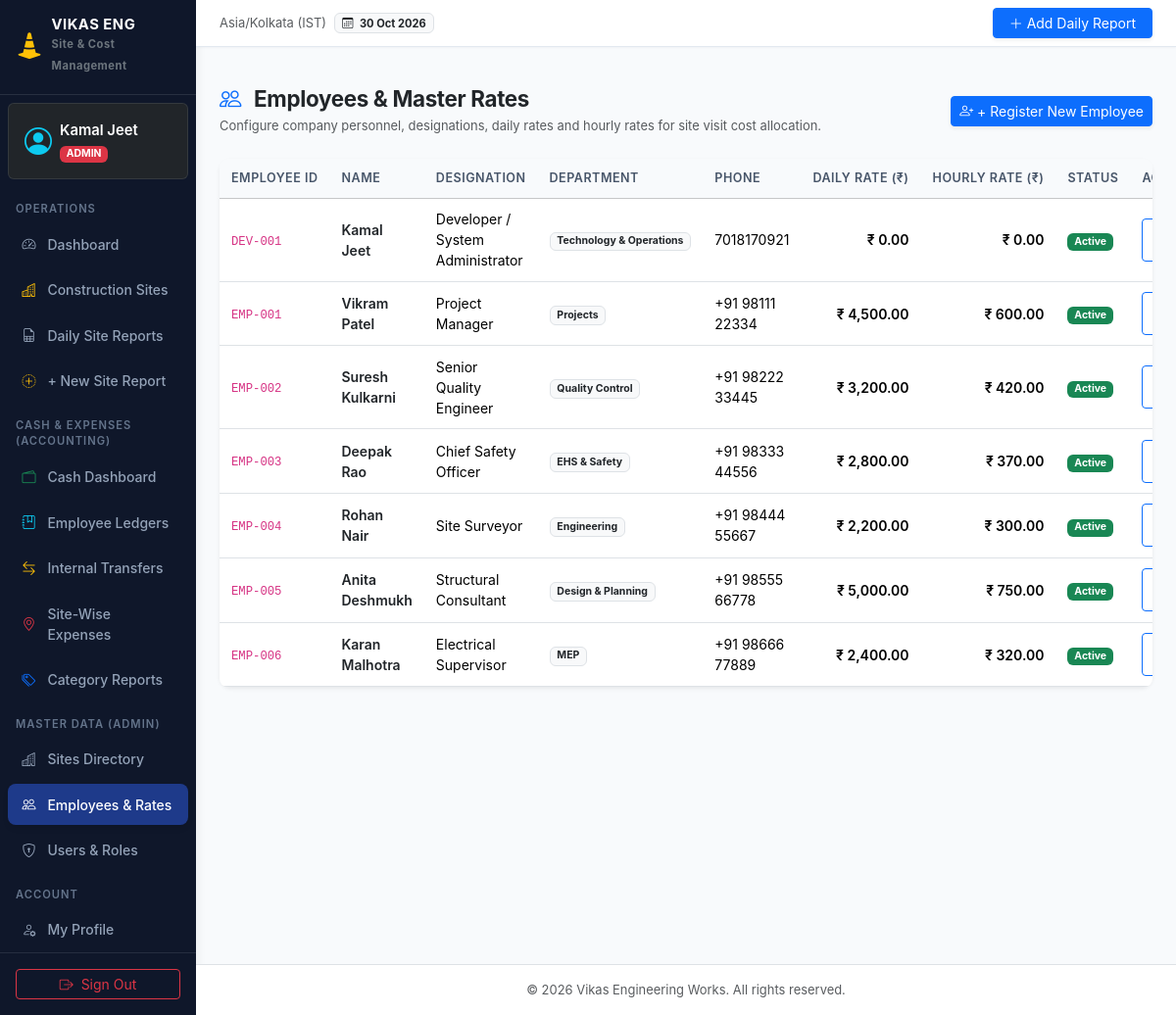
The app's page /master/employees/ (signed in) with its own data.
### reports/models.py (models this page shows, shortened)
class UserProfile(models.Model):
    user = models.OneToOneField(User, on_delete=models.CASCADE, related_name='profile')
    role = models.CharField(max_length=20, choices=UserRole.choices, default=UserRole.SITE_ENGINEER)
    designation = models.CharField(max_length=100, blank=True)
    phone = models.CharField(max_length=20, blank=True)
    assigned_sites = models.ManyToManyField('Site', blank=True, related_name='assigned_engineers')
    @property
    def is_site_engineer(self):
        return self.role == UserRole.SITE_ENGINEER
    @property
    def is_admin(self):
        return self.role == UserRole.ADMIN or self.user.is_superuser
    @property
    def is_management(self):
        return self.role == UserRole.MANAGEMENT or self.role == UserRole.ADMIN or self.user.is_superuser

class Employee(models.Model):
    employee_id = models.CharField(max_length=50, unique=True)
    name = models.CharField(max_length=150)
    designation = models.CharField(max_length=100)
    department = models.CharField(max_length=100, blank=True)
    phone = models.CharField(max_length=20, blank=True)
    daily_rate = models.DecimalField(max_digits=10, decimal_places=2, default=Decimal('0.00'), help_text="Configured daily rate in INR")
    hourly_rate = models.DecimalField(max_digits=10, decimal_places=2, default=Decimal('0.00'), help_text="Configured hourly rate in INR")
    is_active = models.BooleanField(default=True)
    created_at = models.DateTimeField(auto_now_add=True)
    updated_at = models.DateTimeField(auto_now=True)
    class Meta:
        ordering = ['name']

### reports/views.py (the view)
# urls.py: path('master/employees/', views.employee_list_view, name='employee_list'),
@login_required
@admin_required
def employee_list_view(request):
    employees = Employee.objects.annotate(visits_count=Count('site_visits')).all()
    return render(request, 'master/employee_list.html', {'employees': employees})

### templates/master/employee_list.html (shortened to what this page needs)
{% extends 'base.html' %}
{% load custom_filters %}
{% block content %}
<div class="d-flex flex-column flex-md-row justify-content-between align-items-md-center gap-3 mb-4">
    <div>
        <h3 class="fw-bold text-dark mb-1">
            <i class="bi bi-people text-primary me-2"></i> Employees & Master Rates
        </h3>
        <p class="text-muted small mb-0">Configure company personnel, designations, daily rates and hourly rates for site visit cost allocation.</p>
    </div>
    <div>
        <a href="{% url 'employee_create' %}" class="btn btn-primary btn-sm shadow-sm">
            <i class="bi bi-person-plus"></i> + Register New Employee
        </a>
    </div>
</div>
<div class="card shadow-sm border-0">
    <div class="card-body p-0">
        <div class="table-responsive">
            <table class="table table-hover align-middle mb-0">
                <thead class="table-light">
                    <tr>
                        <th>Employee ID</th>
                        <th>Name</th>
                        <th>Designation</th>
                        <th>Department</th>
                        <th>Phone</th>
                        <th class="text-end">Daily Rate (₹)</th>
                        <th class="text-end">Hourly Rate (₹)</th>
                        <th>Status</th>
                        <th class="text-center">Action</th>
                    </tr>
                </thead>
                <tbody>
                    {% for emp in employees %}
                    <tr>
                        <td><code>{{ emp.employee_id }}</code></td>
                        <td class="fw-semibold text-dark">{{ emp.name }}</td>
                        <td>{{ emp.designation }}</td>
                        <td><span class="badge bg-light text-dark border">{{ emp.department|default:"Engineering" }}</span></td>
                        <td class="small">{{ emp.phone|default:"-" }}</td>
                        <td class="text-end fw-semibold currency-inr">{{ emp.daily_rate|inr_format }}</td>
                        <td class="text-end fw-semibold currency-inr">{{ emp.hourly_rate|inr_format }}</td>
                        <td>
                            {% if emp.is_active %}
                                <span class="badge bg-success">Active</span>
                            {% else %}
                                <span class="badge bg-secondary">Inactive</span>
                            {% endif %}
                        </td>
                        <td class="text-center">
                            <a href="{% url 'employee_edit' emp.id %}" class="btn btn-sm btn-outline-primary py-0 px-2">
                            </a>
                        </td>
                    </tr>
                    {% empty %}
                    <tr>
                        <td colspan="9" class="text-center py-4 text-muted">No employees registered.</td>
                    </tr>
                    {% endfor %}
                </tbody>
            </table>
        </div>
    </div>
</div>
{% endblock %}

### templates/base.html (shortened to what this page needs)
{% load static custom_filters %}
<!DOCTYPE html>
<html lang="en">
<head>
    <link href="https://cdn.jsdelivr.net/npm/bootstrap@5.3.3/dist/css/bootstrap.min.css" rel="stylesheet">
    <link rel="stylesheet" href="https://cdn.jsdelivr.net/npm/bootstrap-icons@1.11.3/font/bootstrap-icons.min.css">
    <link rel="stylesheet" href="{% static 'css/custom.css' %}">
</head>
<body>
    <div class="container-fluid p-0">
        <div class="row g-0">
            {% if user.is_authenticated %}
            <aside class="col-md-3 col-lg-2 sidebar no-print" id="sidebarMenu">
                <div class="d-flex flex-column h-100">
                    <div class="sidebar-brand d-flex align-items-center justify-content-between">
                        <a href="{% url 'dashboard' %}" class="text-decoration-none d-flex align-items-center gap-2 text-white">
                            <i class="bi bi-cone-striped fs-3 text-warning"></i>
                            <div>
                                <div class="lh-1 text-white fw-bold">VIKAS ENG</div>
                                <small class="text-secondary" style="font-size: 0.7rem;">Site & Cost Management</small>
                            </div>
                        </a>
                    </div>
                    <div class="p-3 mx-2 my-2 rounded bg-dark border border-secondary border-opacity-25 text-white">
                        <div class="d-flex align-items-center gap-2">
                            <i class="bi bi-person-circle fs-3 text-info"></i>
                            <div class="overflow-hidden">
                                <div class="fw-semibold text-truncate">{{ user.get_full_name|default:user.username }}</div>
                                <span class="badge {{ current_role|role_badge_class }} text-uppercase" style="font-size: 0.65rem;">
                                    {{ user_profile.get_role_display|default:current_role }}
                                </span>
                            </div>
                        </div>
                    </div>
                    <ul class="nav flex-column mb-auto">
                        <li class="sidebar-section-title">Operations</li>
                        <li class="nav-item">
                            <a class="nav-link {% if request.resolver_match.url_name == 'dashboard' %}active{% endif %}" href="{% url 'dashboard' %}">
                                <i class="bi bi-speedometer2"></i> Dashboard
                            </a>
                        </li>
                        <li class="nav-item">
                            <a class="nav-link {% if request.resolver_match.url_name == 'site_list' or request.resolver_match.url_name == 'site_detail' %}active{% endif %}" href="{% url 'site_list' %}">
                                <i class="bi bi-buildings text-warning"></i> Construction Sites
                            </a>
                        </li>
                        <li class="nav-item">
                            <a class="nav-link {% if request.resolver_match.url_name == 'report_list' %}active{% endif %}" href="{% url 'report_list' %}">
                                <i class="bi bi-file-earmark-spreadsheet"></i> Daily Site Reports
                            </a>
                        </li>
                        <li class="nav-item">
                            <a class="nav-link {% if request.resolver_match.url_name == 'report_create' %}active{% endif %}" href="{% url 'report_create' %}">
                                <i class="bi bi-plus-circle-dotted text-warning"></i> + New Site Report
                            </a>
                        </li>
                        <li class="sidebar-section-title">Cash & Expenses (Accounting)</li>
                        <li class="nav-item">
                            <a class="nav-link {% if request.resolver_match.app_name == 'expenses' and request.resolver_match.url_name == 'dashboard' %}active{% endif %}" href="{% url 'expenses:dashboard' %}">
                                <i class="bi bi-wallet2 text-success"></i> Cash Dashboard
                            </a>
                        </li>
                        <li class="nav-item">
                            <a class="nav-link {% if request.resolver_match.app_name == 'expenses' and 'ledger' in request.resolver_match.url_name %}active{% endif %}" href="{% url 'expenses:ledger_list' %}">
                                <i class="bi bi-journal-bookmark text-info"></i> Employee Ledgers
                            </a>
                        </li>
                        <li class="nav-item">
                            <a class="nav-link {% if request.resolver_match.app_name == 'expenses' and request.resolver_match.url_name == 'transfers_list' %}active{% endif %}" href="{% url 'expenses:transfers_list' %}">
                                <i class="bi bi-arrow-left-right text-warning"></i> Internal Transfers
                            </a>
                        </li>
                        <li class="nav-item">
                            <a class="nav-link {% if request.resolver_match.app_name == 'expenses' and request.resolver_match.url_name == 'site_reports' %}active{% endif %}" href="{% url 'expenses:site_reports' %}">
                                <i class="bi bi-geo-alt text-danger"></i> Site-Wise Expenses
                            </a>
                        </li>
                        <li class="nav-item">
                            <a class="nav-link {% if request.resolver_match.app_name == 'expenses' and request.resolver_match.url_name == 'category_reports' %}active{% endif %}" href="{% url 'expenses:category_reports' %}">
                                <i class="bi bi-tags text-primary"></i> Category Reports
                            </a>
                        </li>
                        {% if is_admin %}
                        <li class="sidebar-section-title">Master Data (Admin)</li>
                        <li class="nav-item">
                            <a class="nav-link {% if 'site' in request.resolver_match.url_name and 'report' not in request.resolver_match.url_name %}active{% endif %}" href="{% url 'site_list' %}">
                                <i class="bi bi-buildings"></i> Sites Directory
                            </a>
                        </li>
                        <li class="nav-item">
                            <a class="nav-link {% if 'employee' in request.resolver_match.url_name %}active{% endif %}" href="{% url 'employee_list' %}">
                                <i class="bi bi-people"></i> Employees & Rates
                            </a>
                        </li>
                        <li class="nav-item">
                            <a class="nav-link {% if 'user' in request.resolver_match.url_name %}active{% endif %}" href="{% url 'user_list' %}">
                                <i class="bi bi-shield-lock"></i> Users & Roles
                            </a>
                        </li>
                        {% endif %}
                        <li class="sidebar-section-title">Account</li>
                        <li class="nav-item">
                            <a class="nav-link {% if request.resolver_match.url_name == 'profile' %}active{% endif %}" href="{% url 'profile' %}">
                                <i class="bi bi-person-gear"></i> My Profile
                            </a>
                        </li>
                    </ul>
                    <div class="p-3 border-top border-secondary border-opacity-25">
                        <a href="{% url 'logout' %}" class="btn btn-outline-danger btn-sm w-100 d-flex align-items-center justify-content-center gap-2">
                            <i class="bi bi-box-arrow-right"></i> Sign Out
                        </a>
                    </div>
                </div>
            </aside>
            {% endif %}
            <main class="{% if user.is_authenticated %}col-12 col-md-9 col-lg-10{% else %}col-12{% endif %} ms-auto p-0 min-vh-100 d-flex flex-column">
                {% if user.is_authenticated %}
                <nav class="navbar navbar-expand top-navbar px-3 px-md-4 py-2 sticky-top no-print">
                    <div class="container-fluid p-0">
                        <div class="d-none d-sm-flex align-items-center gap-2">
                            <span class="text-muted small">Asia/Kolkata (IST)</span>
                            <span class="badge bg-light text-dark border">
                                <i class="bi bi-calendar3 me-1"></i> {% now "d M Y" %}
                            </span>
                        </div>
                        <div class="d-flex align-items-center gap-2 ms-auto">
                            <a href="{% url 'report_create' %}" class="btn btn-primary btn-sm d-flex align-items-center gap-1 shadow-sm px-2 px-sm-3">
                                <i class="bi bi-plus-lg"></i> <span class="d-none d-sm-inline">Add Daily Report</span><span class="d-sm-none">Report</span>
                            </a>
                        </div>
                    </div>
                </nav>
                {% endif %}
                <div class="px-3 px-md-4 pt-3 no-print">
                </div>
                <div class="p-3 p-md-4 flex-grow-1">
                    {% block content %}{% endblock %}
                </div>
                <footer class="mt-auto py-3 px-3 px-md-4 bg-white border-top text-center text-muted small no-print">
                    <div>
                        <span>&copy; {% now "Y" %} Vikas Engineering Works. All rights reserved.</span>
                    </div>
                </footer>
            </main>
        </div>
    </div>
</body>
</html>

### records on screen
UserProfile: role "ADMIN"
Employee: employee_id "DEV-001", name "Kamal Jeet", designation "Developer / System Administrator", department "Technology & Operations", phone "7018170921", daily_rate|inr_format "₹ 0.00", hourly_rate|inr_format "₹ 0.00", is_active "Active"
Employee: employee_id "EMP-001", name "Vikram Patel", designation "Project Manager", department "Projects", phone "+91 98111 22334", daily_rate|inr_format "₹ 4,500.00", hourly_rate|inr_format "₹ 600.00", is_active "Active"
Employee: employee_id "EMP-002", name "Suresh Kulkarni", designation "Senior Quality Engineer", department "Quality Control", phone "+91 98222 33445", daily_rate|inr_format "₹ 3,200.00", hourly_rate|inr_format "₹ 420.00", is_active "Active"
Employee: employee_id "EMP-003", name "Deepak Rao", designation "Chief Safety Officer", department "EHS & Safety", phone "+91 98333 44556", daily_rate|inr_format "₹ 2,800.00", hourly_rate|inr_format "₹ 370.00", is_active "Active"
Employee: employee_id "EMP-004", name "Rohan Nair", designation "Site Surveyor", department "Engineering", phone "+91 98444 55667", daily_rate|inr_format "₹ 2,200.00", hourly_rate|inr_format "₹ 300.00", is_active "Active"
Employee: employee_id "EMP-005", name "Anita Deshmukh", designation "Structural Consultant", department "Design & Planning", phone "+91 98555 66778", daily_rate|inr_format "₹ 5,000.00", hourly_rate|inr_format "₹ 750.00", is_active "Active"
Employee: employee_id "EMP-006", name "Karan Malhotra", designation "Electrical Supervisor", department "MEP", phone "+91 98666 77889", daily_rate|inr_format "₹ 2,400.00", hourly_rate|inr_format "₹ 320.00", is_active "Active"

### other values on screen
{{ user.get_full_name|default:user.username }} "Kamal Jeet"
